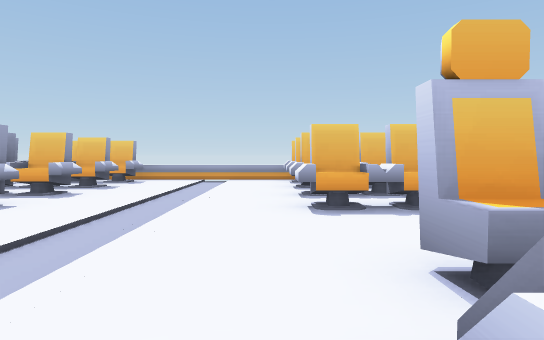
[1] (above)

15 first-person views from a walk through a scene from a Unity 3-D project. The camera is 0.6 m above the floor, tilts 2° down and sees 75° across. The floor is counted in squares, 1 m on a side. Each view is taken from the middle of a square. On the plan, view 1 faces up. The plan holds only what a view shows up to about 10 squares ahead; the rest is blank. The place goes on beyond the plan. The player character is not drawn. Some animated figures are left out. Some surface patterns are stand-ins.

[2]
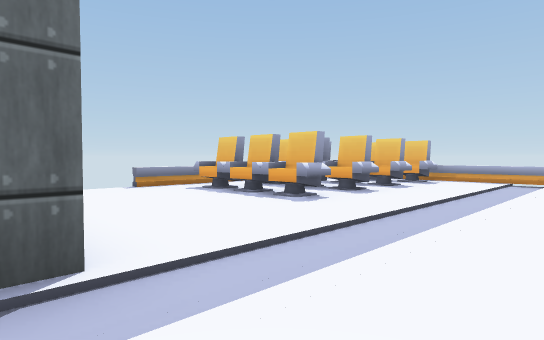

[3]
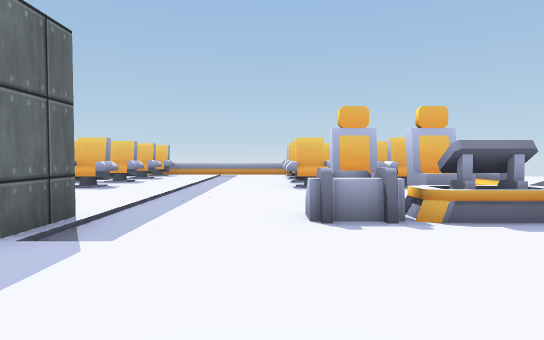

[4]
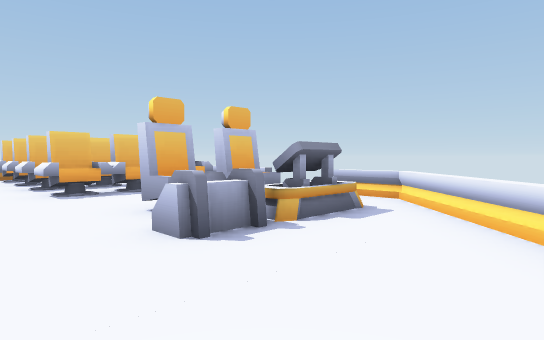

[5]
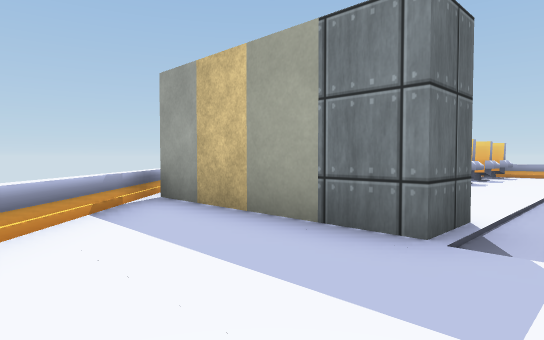

[6]
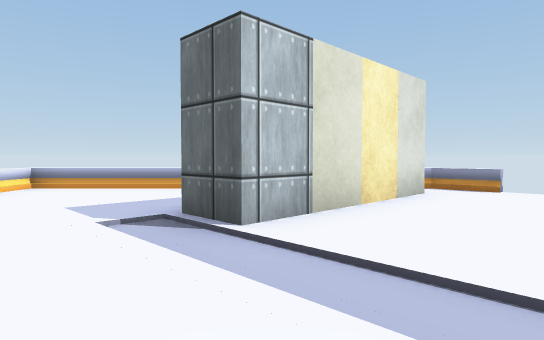

[7]
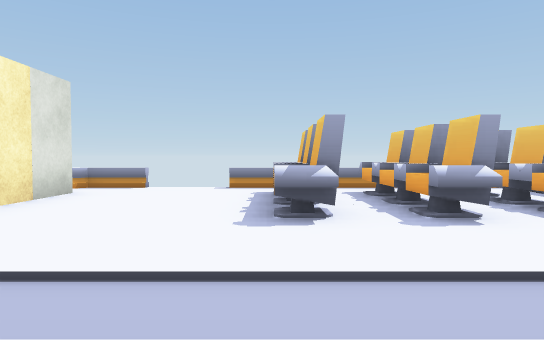

[8]
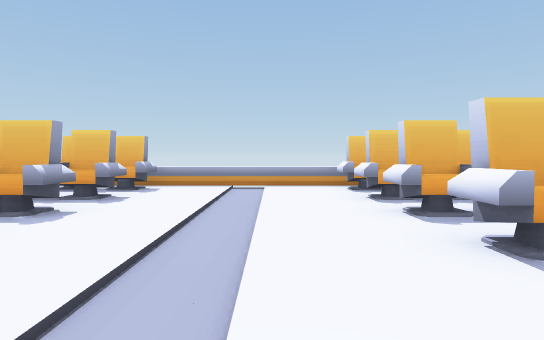

[9]
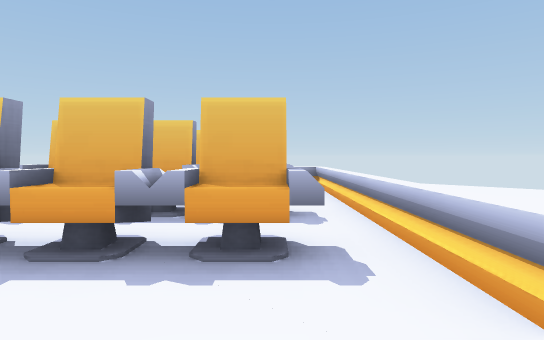

[10]
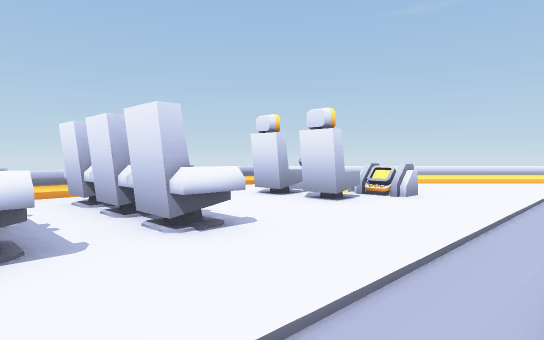

[11]
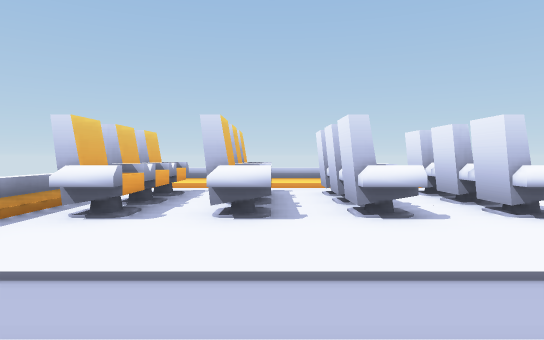

[12]
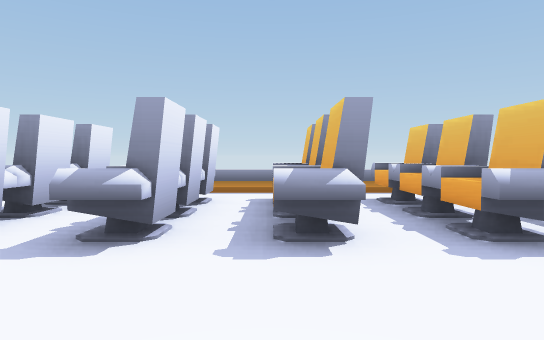

[13]
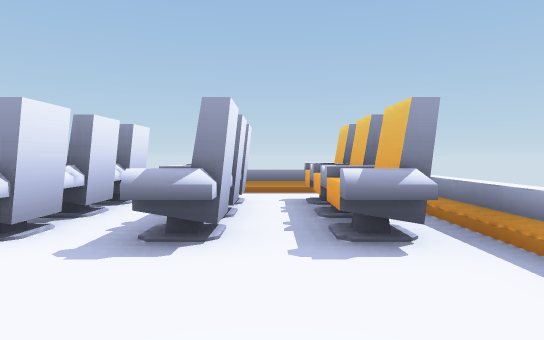

[14]
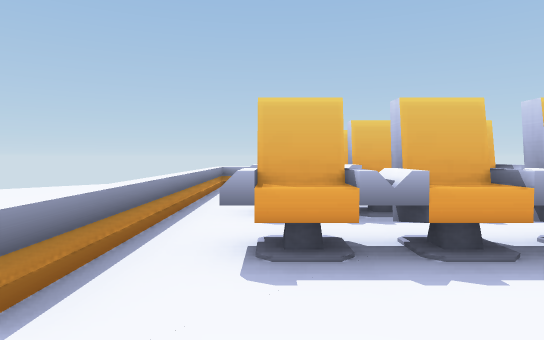

[15]
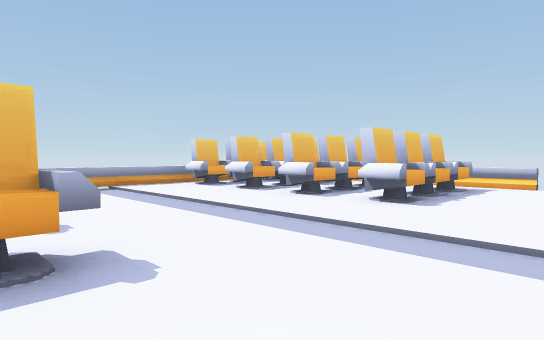

### Floor plan
Points are (right, up) in squares from view 1. A wall is a line through its corners. A room is listed if a view was taken in it or the views show most of it. See-through windows are left out.
Room 1 (views 1, 2, 3, 4, 5, 6, 7, 8, 9, 10, 11, 12, 13, 14, 15)
walls: (0.8, 1.3) (0.8, 2) (1.5, 2); (1.5, 1.8) (0.8, 1.8); (1.9, 1.4) (1.9, 2) (2.5, 2); (2.5, 1.8) (1.9, 1.8); (-6.1, 0.6) (-2, 0.6) (-2, -0.4) (-6.1, -0.4)
low walls: (1.4, 1.3) (0.8, 1.3); (-7, 1.5) (-7, 0.3) (-1.6, -5.2) (4, 0.3) (4, 1.5); (4, 3.1) (4, 9.7) (-4.9, 9.7); (-7, 9.7) (-7, 3.1)
ways out: gap at (4, 3)
objects: other object (-6, 4) to (-4, 4); other object (-6, 6) to (-4, 6); other object (-6, 7) to (-4, 7); other object (-6, 9) to (-4, 9); computer (0, 1); other object (1, 4) to (3, 4); other object (1, 6) to (3, 6); other object (1, 7) to (3, 7); other object (1, 9) to (3, 9); computer (2, 1); table (3, 1)

Where each view was taken, in squares from view 1:
view 1: 0 up, 0 right, facing up
view 2: 0 up, 0 right, facing up-left
view 3: 3 down, 0 right, facing up
view 4: 2 down, 1 left, facing up-right
view 5: 3 down, 1 left, facing up-left
view 6: 3 up, 0 right, facing down-left
view 7: 4 up, 0 right, facing left
view 8: 2 up, 1 left, facing up
view 9: 2 up, 3 right, facing up
view 10: 6 up, 2 left, facing down-right
view 11: 7 up, 3 left, facing right
view 12: 7 up, 1 left, facing left
view 13: 8 up, 1 left, facing left
view 14: 2 up, 6 left, facing up
view 15: 2 up, 4 left, facing up-right
